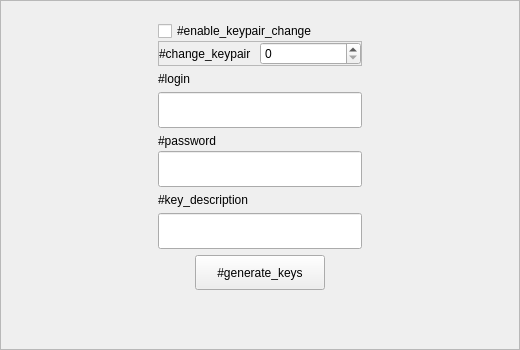
<?xml version="1.0" encoding="UTF-8"?>
<ui version="4.0">
 <class>KeysWindow</class>
 <widget class="QFrame" name="KeysWindow">
  <property name="geometry">
   <rect>
    <x>0</x>
    <y>0</y>
    <width>520</width>
    <height>350</height>
   </rect>
  </property>
  <property name="styleSheet">
   <string notr="true"/>
  </property>
  <property name="frameShape">
   <enum>QFrame::StyledPanel</enum>
  </property>
  <property name="lineWidth">
   <number>0</number>
  </property>
  <layout class="QGridLayout" name="gridLayout_3">
   <item row="0" column="0">
    <spacer name="horizontalSpacer_3">
     <property name="orientation">
      <enum>Qt::Horizontal</enum>
     </property>
     <property name="sizeHint" stdset="0">
      <size>
       <width>144</width>
       <height>13</height>
      </size>
     </property>
    </spacer>
   </item>
   <item row="0" column="1">
    <widget class="QStackedWidget" name="swPages">
     <property name="currentIndex">
      <number>0</number>
     </property>
     <widget class="QWidget" name="wGeneratePage">
      <layout class="QGridLayout" name="gridLayout_4">
       <item row="0" column="0">
        <layout class="QVBoxLayout" name="verticalLayout">
         <property name="spacing">
          <number>0</number>
         </property>
         <item>
          <widget class="QCheckBox" name="cbKeypairChange">
           <property name="enabled">
            <bool>true</bool>
           </property>
           <property name="text">
            <string>#enable_keypair_change</string>
           </property>
          </widget>
         </item>
         <item>
          <widget class="QFrame" name="frameKeyPair">
           <property name="enabled">
            <bool>true</bool>
           </property>
           <property name="frameShape">
            <enum>QFrame::StyledPanel</enum>
           </property>
           <property name="frameShadow">
            <enum>QFrame::Raised</enum>
           </property>
           <layout class="QGridLayout" name="gridLayout_2">
            <property name="margin">
             <number>0</number>
            </property>
            <property name="spacing">
             <number>0</number>
            </property>
            <item row="0" column="0">
             <layout class="QHBoxLayout" name="horizontalLayout_2">
              <item>
               <widget class="QLabel" name="lbKeyPairNumber">
                <property name="enabled">
                 <bool>true</bool>
                </property>
                <property name="text">
                 <string>#change_keypair</string>
                </property>
               </widget>
              </item>
              <item>
               <widget class="QSpinBox" name="sbKeypairNumber"/>
              </item>
             </layout>
            </item>
           </layout>
          </widget>
         </item>
        </layout>
       </item>
       <item row="1" column="0">
        <layout class="QVBoxLayout" name="verticalLayout_2">
         <item>
          <widget class="QLabel" name="label_2">
           <property name="sizePolicy">
            <sizepolicy hsizetype="Preferred" vsizetype="Preferred">
             <horstretch>0</horstretch>
             <verstretch>0</verstretch>
            </sizepolicy>
           </property>
           <property name="text">
            <string>#login</string>
           </property>
          </widget>
         </item>
         <item>
          <widget class="QLineEdit" name="login">
           <property name="minimumSize">
            <size>
             <width>0</width>
             <height>36</height>
            </size>
           </property>
           <property name="oskCompatible" stdset="0">
            <bool>true</bool>
           </property>
          </widget>
         </item>
        </layout>
       </item>
       <item row="2" column="0">
        <layout class="QVBoxLayout" name="verticalLayout_3">
         <property name="spacing">
          <number>3</number>
         </property>
         <item>
          <widget class="QLabel" name="label_3">
           <property name="text">
            <string>#password</string>
           </property>
          </widget>
         </item>
         <item>
          <widget class="QLineEdit" name="password">
           <property name="minimumSize">
            <size>
             <width>0</width>
             <height>36</height>
            </size>
           </property>
           <property name="echoMode">
            <enum>QLineEdit::Password</enum>
           </property>
           <property name="oskCompatible" stdset="0">
            <bool>true</bool>
           </property>
          </widget>
         </item>
        </layout>
       </item>
       <item row="3" column="0">
        <layout class="QVBoxLayout" name="verticalLayout_4">
         <item>
          <widget class="QLabel" name="label">
           <property name="text">
            <string>#key_description</string>
           </property>
          </widget>
         </item>
         <item>
          <widget class="QLineEdit" name="description">
           <property name="minimumSize">
            <size>
             <width>0</width>
             <height>36</height>
            </size>
           </property>
          </widget>
         </item>
        </layout>
       </item>
       <item row="4" column="0">
        <layout class="QHBoxLayout" name="horizontalLayout">
         <item>
          <spacer name="horizontalSpacer_2">
           <property name="orientation">
            <enum>Qt::Horizontal</enum>
           </property>
           <property name="sizeHint" stdset="0">
            <size>
             <width>40</width>
             <height>20</height>
            </size>
           </property>
          </spacer>
         </item>
         <item>
          <widget class="QPushButton" name="btnCreate">
           <property name="minimumSize">
            <size>
             <width>130</width>
             <height>35</height>
            </size>
           </property>
           <property name="text">
            <string>#generate_keys</string>
           </property>
          </widget>
         </item>
         <item>
          <spacer name="horizontalSpacer">
           <property name="orientation">
            <enum>Qt::Horizontal</enum>
           </property>
           <property name="sizeHint" stdset="0">
            <size>
             <width>40</width>
             <height>20</height>
            </size>
           </property>
          </spacer>
         </item>
        </layout>
       </item>
       <item row="5" column="0">
        <spacer name="verticalSpacer_2">
         <property name="orientation">
          <enum>Qt::Vertical</enum>
         </property>
         <property name="sizeHint" stdset="0">
          <size>
           <width>20</width>
           <height>72</height>
          </size>
         </property>
        </spacer>
       </item>
      </layout>
     </widget>
     <widget class="QWidget" name="wResultsPage">
      <layout class="QGridLayout" name="gridLayout">
       <item row="1" column="0" colspan="2">
        <widget class="QLabel" name="lbMessage">
         <property name="text">
          <string>#successful_generation</string>
         </property>
         <property name="alignment">
          <set>Qt::AlignCenter</set>
         </property>
        </widget>
       </item>
       <item row="2" column="0">
        <widget class="QLabel" name="lbSdTitle">
         <property name="text">
          <string>#sd</string>
         </property>
         <property name="alignment">
          <set>Qt::AlignRight|Qt::AlignTrailing|Qt::AlignVCenter</set>
         </property>
        </widget>
       </item>
       <item row="2" column="1">
        <widget class="QLabel" name="lbSd">
         <property name="text">
          <string notr="true">12345</string>
         </property>
        </widget>
       </item>
       <item row="3" column="0">
        <widget class="QLabel" name="lbApTitle">
         <property name="text">
          <string>#ap</string>
         </property>
         <property name="alignment">
          <set>Qt::AlignRight|Qt::AlignTrailing|Qt::AlignVCenter</set>
         </property>
        </widget>
       </item>
       <item row="3" column="1">
        <widget class="QLabel" name="lbAp">
         <property name="text">
          <string notr="true">23456</string>
         </property>
        </widget>
       </item>
       <item row="4" column="0">
        <widget class="QLabel" name="lbOpTitle">
         <property name="text">
          <string>#op</string>
         </property>
         <property name="alignment">
          <set>Qt::AlignRight|Qt::AlignTrailing|Qt::AlignVCenter</set>
         </property>
        </widget>
       </item>
       <item row="4" column="1">
        <widget class="QLabel" name="lbOp">
         <property name="text">
          <string notr="true">34567</string>
         </property>
        </widget>
       </item>
       <item row="5" column="0" colspan="2">
        <layout class="QHBoxLayout" name="horizontalLayout_4">
         <item>
          <spacer name="horizontalSpacer_5">
           <property name="orientation">
            <enum>Qt::Horizontal</enum>
           </property>
           <property name="sizeHint" stdset="0">
            <size>
             <width>40</width>
             <height>20</height>
            </size>
           </property>
          </spacer>
         </item>
         <item>
          <widget class="QPushButton" name="btnRepeat">
           <property name="minimumSize">
            <size>
             <width>130</width>
             <height>35</height>
            </size>
           </property>
           <property name="styleSheet">
            <string notr="true">QPushButton 
{
	color: white;
	background-color: rgba(80, 107, 176);
	border: 1px solid gray;
	border-radius: 8px;
	padding-left: 1px;
	padding-right: 1px;
}

QPushButton:disabled
{
	color: gray;
	background-color: lightgray;
}

QPushButton:pressed 
{
	background-color: rgba(98, 141, 191);
}</string>
           </property>
           <property name="text">
            <string>#repeat</string>
           </property>
          </widget>
         </item>
         <item>
          <spacer name="horizontalSpacer_6">
           <property name="orientation">
            <enum>Qt::Horizontal</enum>
           </property>
           <property name="sizeHint" stdset="0">
            <size>
             <width>40</width>
             <height>20</height>
            </size>
           </property>
          </spacer>
         </item>
        </layout>
       </item>
       <item row="0" column="0" colspan="2">
        <spacer name="verticalSpacer_3">
         <property name="orientation">
          <enum>Qt::Vertical</enum>
         </property>
         <property name="sizeHint" stdset="0">
          <size>
           <width>20</width>
           <height>40</height>
          </size>
         </property>
        </spacer>
       </item>
       <item row="6" column="0" colspan="2">
        <spacer name="verticalSpacer_4">
         <property name="orientation">
          <enum>Qt::Vertical</enum>
         </property>
         <property name="sizeHint" stdset="0">
          <size>
           <width>20</width>
           <height>40</height>
          </size>
         </property>
        </spacer>
       </item>
      </layout>
     </widget>
    </widget>
   </item>
   <item row="0" column="2">
    <spacer name="horizontalSpacer_4">
     <property name="orientation">
      <enum>Qt::Horizontal</enum>
     </property>
     <property name="sizeHint" stdset="0">
      <size>
       <width>144</width>
       <height>13</height>
      </size>
     </property>
    </spacer>
   </item>
  </layout>
 </widget>
 <resources>
  <include location="../Resources/Resources.qrc"/>
 </resources>
 <connections/>
</ui>
